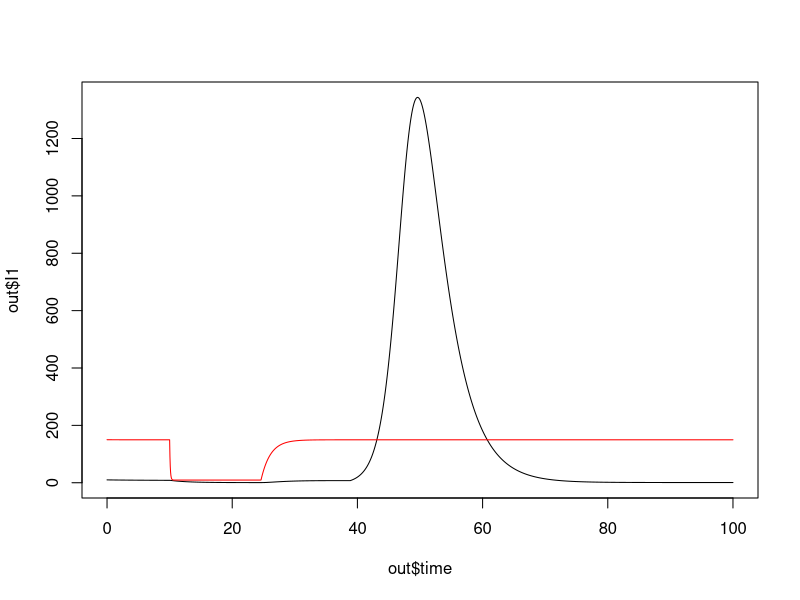
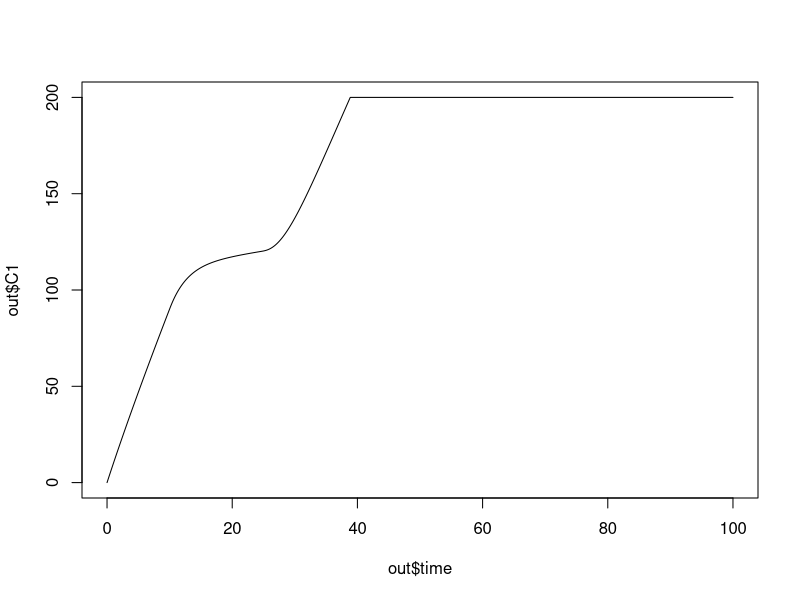
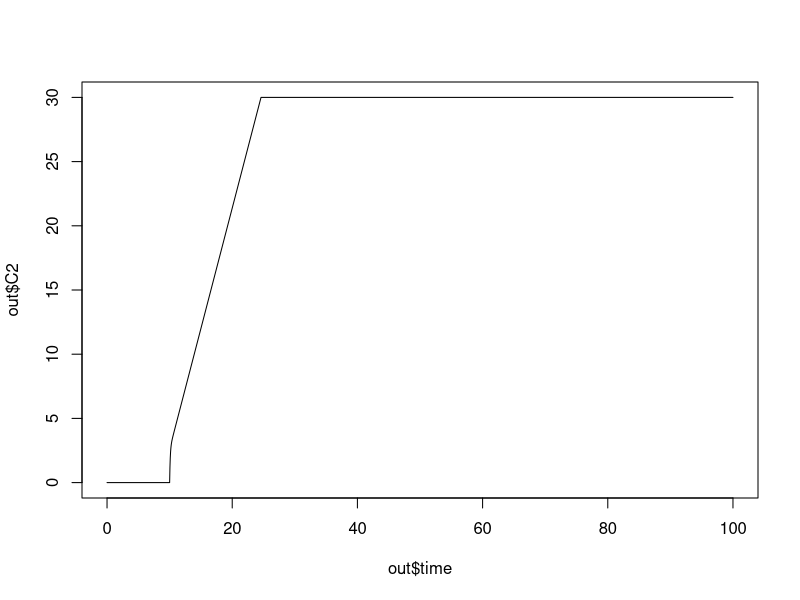

Here is the R script that generated these plots, in order:
require(deSolve)
# max daily rate of community member isolation
u1max <-0.3
u1max <- 1
# max daily rate of traveller isolation
u2max <- 10

# constraint on community member isolation
C1max <- 1200
C1max <- 200
# constraint on traveller isolation
C2max <- 30
# transmission rate
beta<-.0002
# importation rate
theta<-2
mu<-0.334
# relative transmissibility of travellers
c<-1
T<-100

# daily vaccination rate
rho<-0

# start time for community isolation
tstart1<-0

# start time for restrictions on travellers
tstart2<-10
toff1 <- 1000
ton <- toff1+5

# community isolation function
u1fun<-function(t){
  if(toff1>t & t>tstart1){
  u1 = u1max}
  else if (t>ton){
    u1 = u1max
  }
  else{
    u1 = 0
  }
  return(u1)
}

# travel restrictions function
u2fun<-function(t){
  if(t>tstart2){
    u2 = u2max}
  else{
    u2 = 0
  }
  return(u2)
}

# This is designed to trigger termination of the simulation when I1>0.5
rootfun <- function(t, y, parameters){
  I1 = y[2]
  # Much higher Imin with importations
  y1 = 0 - I1 
  return(y1)
}


SI<-function(t, y, parameters){
  S = y[1]
  I1 = y[2]
  I2 = y[3]
  C1 = y[4]
  C2 = y[5]
  u1 = u1fun(t)
  u2 = u2fun(t)
  
  if(C1 > C1max){
    u1 = 0
  }
  
  if(C2 > C2max){
    u2 = 0
  }
  
  dS = - beta*S*(I1 + c*I2) - rho*S
  dI1 = beta*S*(I1 + c*I2) - mu*I1 - u1*I1
  dI2 = theta - 2*mu*I2 - u2*I2
  dC1 = u1*I1
  dC2 = u2*I2
  return(list(c(dS,dI1,dI2,dC1,dC2)))
}

out <- ode(y = c(S=5000,I1=10,I2=3,C1=0,C2=0), parms = NULL, times = seq(0,T,.05), func = SI, events = list(func = NULL, root = TRUE, terminalroot = 1), rootfun=rootfun)
out <- data.frame(out)

plot(out$time, out$I1, typ = "l")
# Travellers are x50 to allow for visualization
lines(out$time, 50*out$I2, typ = "l", col="red")
# visualization to see that all resources are used up
plot(out$time, out$C1, typ = "l")
plot(out$time, out$C2, typ = "l")

# This is the correct objective function with importations
J = sum(beta*out$S*(out$I1+c*out$I2)*diff(c(0,out$time)))
# Print the objective function. Try different tstart1 and tstart2.
# When there is no vaccintion, the objective function value is the
# same, provided all resources are used.
print(c(tstart1,tstart2,J,tail(out$C1,1),tail(out$C2,1)))
